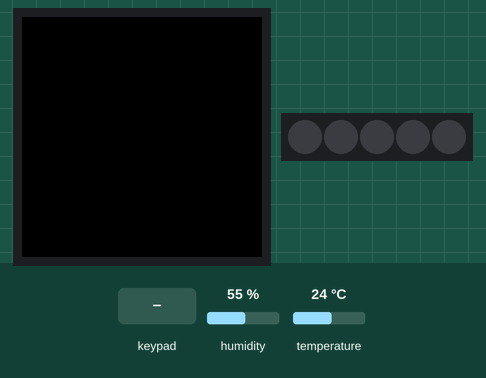
The sketch below on a simulated Arduino MKR. Shown: 240×240 colour display, 5 RGB LEDs in strip order, left to right. The test bench sets the inputs (shaded band); at power-on: humidity 55 %, temperature 24 °C. What the sketch prints to the serial monitor is not drawn.

Above: at 1.4 s.
1.5 s: key '0' pressed
At 2.6 s:
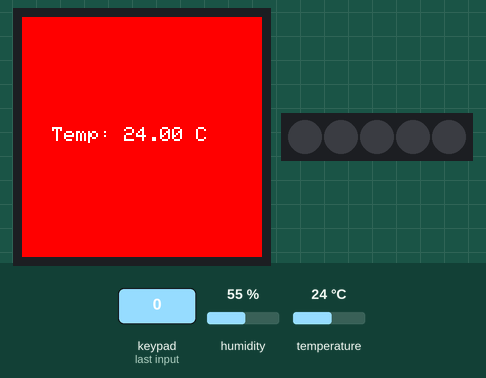
Timing chart, 0 to 1.6 s (numbered marks = the images above; inputs shaded):
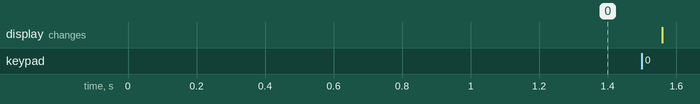

The sketch:

sketch_feb13a.ino
```cpp
#include <Arduino_MKRIoTCarrier.h>
MKRIoTCarrier carrier;

float temperature = 0;
float humidity = 0;

void setup()
{
  Serial.begin(9600);
  // Wait to open the Serial monitor to start the program and see details on errors
  while (!Serial)
    ;

  // Initialize the MKR IoT Carrier and output any errors in the serial monitor
  CARRIER_CASE = false;
  carrier.begin();
  carrier.display.setRotation(0);
}

void loop()
{
  // Read the sensor values
  temperature = carrier.Env.readTemperature();
  humidity = carrier.Env.readHumidity();

  // Update the touch buttons
  carrier.Buttons.update();

  // Print each of the sensor values
  Serial.print("Temperature = ");
  Serial.print(temperature);
  Serial.println(" C");

  Serial.print("Humidity = ");
  Serial.print(humidity);
  Serial.println(" %");

  // Function to print out the values
  if (carrier.Button0.onTouchDown())
  {
    printTemperature();
  }

  if (carrier.Button1.onTouchDown())
  {
    printHumidity();
  }
}

void printTemperature()
{
  //configuring display, setting background color, text size and text color
  carrier.display.fillScreen(ST77XX_RED);     //red background
  carrier.display.setTextColor(ST77XX_WHITE); //white text
  carrier.display.setTextSize(2);             //medium sized text

  carrier.display.setCursor(30, 110); //sets position for printing (x and y)
  carrier.display.print("Temp: ");
  carrier.display.print(temperature);
  carrier.display.println(" C");
}

void printHumidity()
{
  //configuring display, setting background color, text size and text color
  carrier.display.fillScreen(ST77XX_BLUE);    //red background
  carrier.display.setTextColor(ST77XX_WHITE); //white text
  carrier.display.setTextSize(2);             //medium sized text

  carrier.display.setCursor(30, 110); //sets new position for printing (x and y)
  carrier.display.print("Humi: ");
  carrier.display.print(humidity);
  carrier.display.println(" %");
}
```
